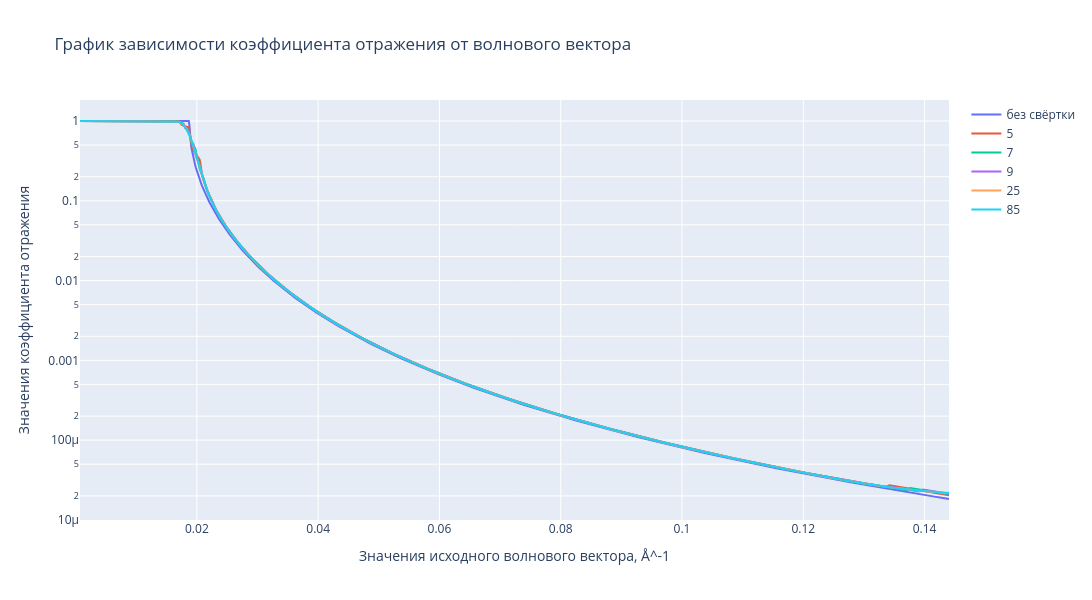

Notebook source saved alongside this figure:
### Code cell
plot_reflection_vs_wavevector_xn(r_conv, q, Ndots, ['без свёртки', '5', '7', '9', '25', '85'])

### Figure 1 — Plotly figure (JSON) as saved in the notebook; plotly's stock layout.template omitted (floating-point values rounded to 4 significant figures; data arrays with more than 128 entries replaced by an {"elided": "..."} marker saying what was removed)
{"data": [{"marker": {"color": "#636EFA", "opacity": 0.92, "size": 2.2}, "mode": "lines", "name": "без свёртки", "type": "scatter", "x": {"elided": "1050 float values"}, "y": {"elided": "1050 float values"}}, {"marker": {"color": "#EF553B", "opacity": 0.92, "size": 2.2}, "mode": "lines", "name": "5", "type": "scatter", "x": {"elided": "1050 float values"}, "y": {"elided": "1050 float values"}}, {"marker": {"color": "#00CC96", "opacity": 0.92, "size": 2.2}, "mode": "lines", "name": "7", "type": "scatter", "x": {"elided": "1050 float values"}, "y": {"elided": "1050 float values"}}, {"marker": {"color": "#AB63FA", "opacity": 0.92, "size": 2.2}, "mode": "lines", "name": "9", "type": "scatter", "x": {"elided": "1050 float values"}, "y": {"elided": "1050 float values"}}, {"marker": {"color": "#FFA15A", "opacity": 0.92, "size": 2.2}, "mode": "lines", "name": "25", "type": "scatter", "x": {"elided": "1050 float values"}, "y": {"elided": "1050 float values"}}, {"marker": {"color": "#19D3F3", "opacity": 0.92, "size": 2.2}, "mode": "lines", "name": "85", "type": "scatter", "x": {"elided": "1050 float values"}, "y": {"elided": "1050 float values"}}], "layout": {"height": 600, "title": {"text": "График зависимости коэффициента отражения от волнового вектора"}, "width": 1440, "xaxis": {"title": {"text": "Значения исходного волнового вектора, Å^-1"}}, "yaxis": {"title": {"text": "Значения коэффициента отражения"}, "type": "log"}}}
